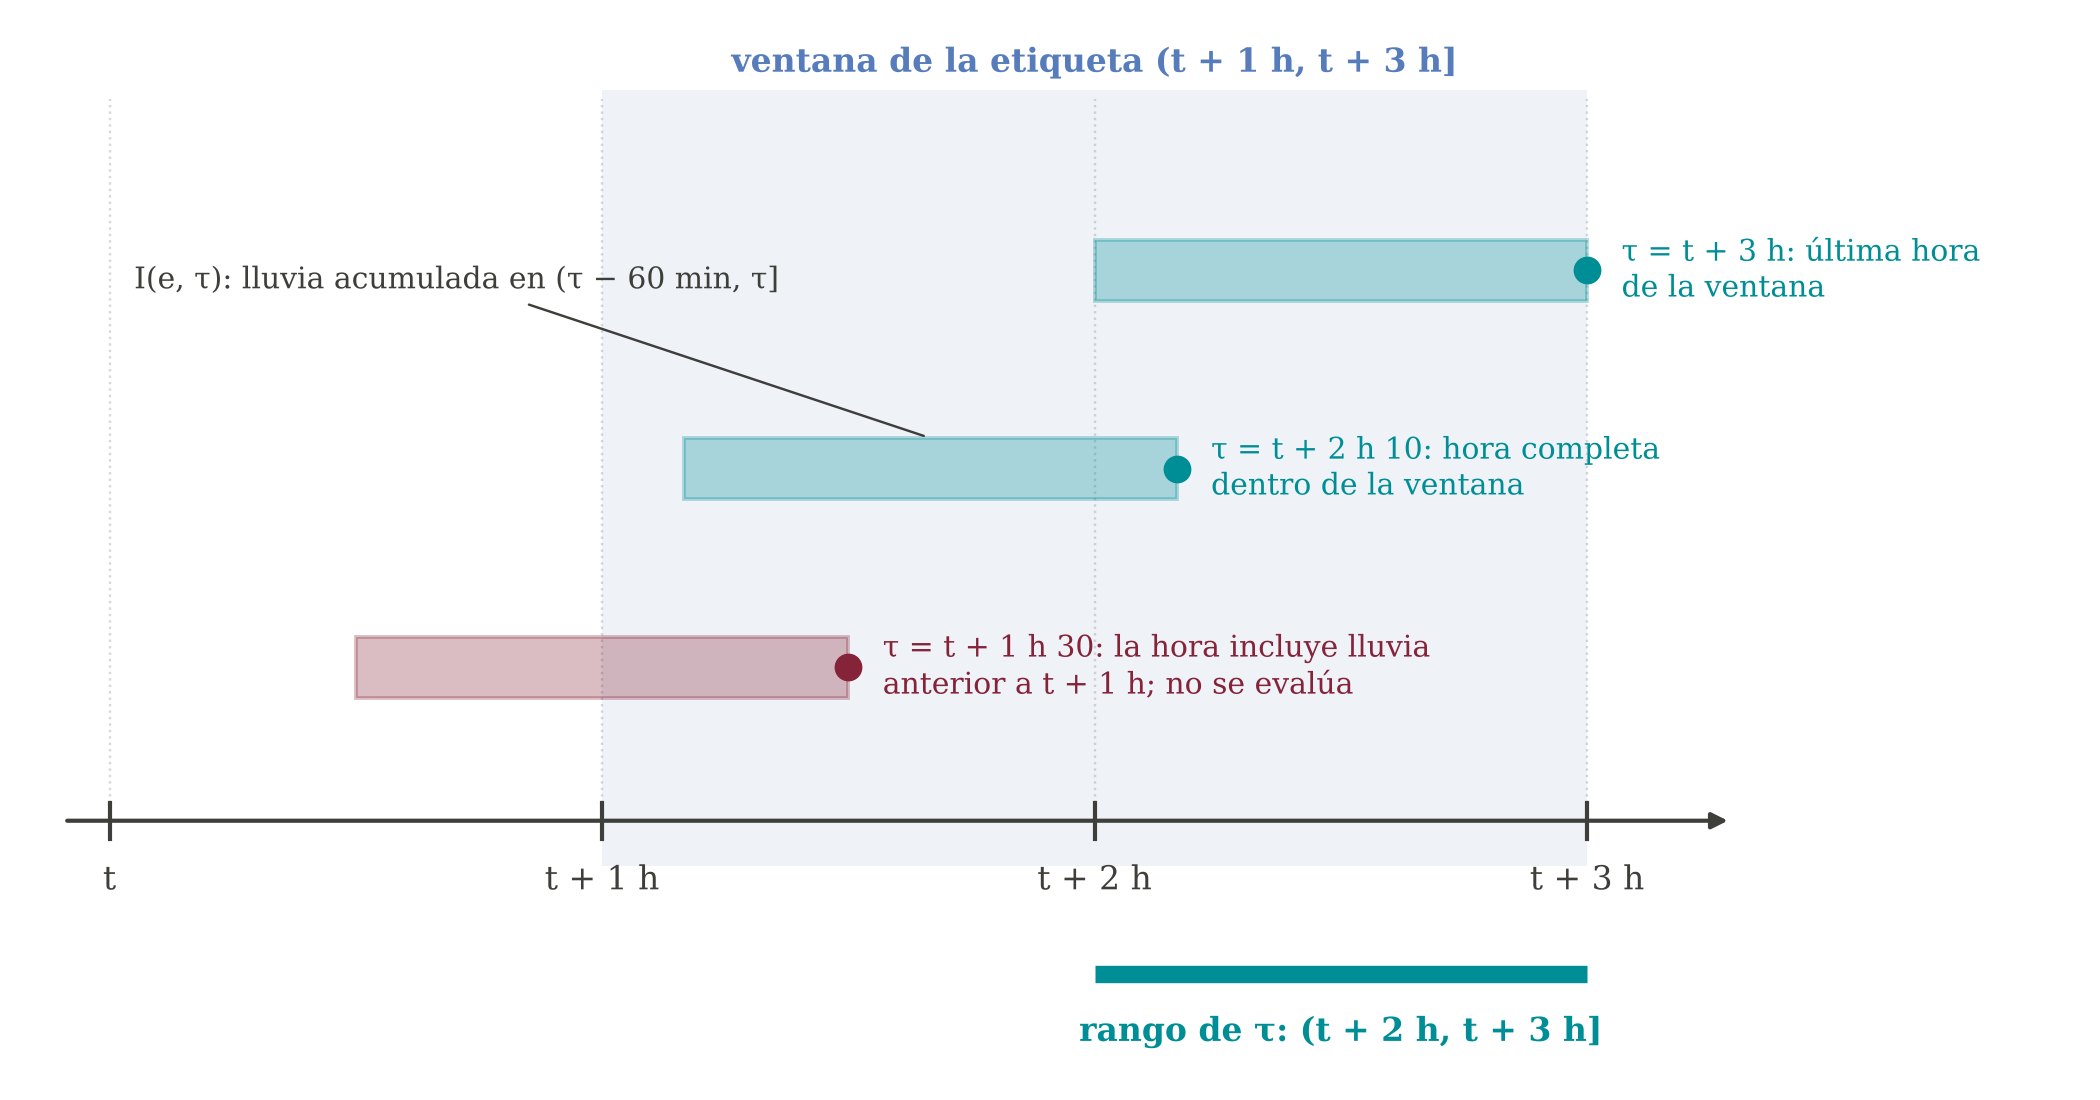

Here is the Python script that generated this plot:
"""Figura 3.3. Ventana de la etiqueta (t + 1 h, t + 3 h] y rango de τ (esquema)."""
from pathlib import Path; import sys
RAIZ = Path(__file__).resolve().parents[1]
sys.path.insert(0, str(RAIZ / "src"))
SALIDA = Path(__file__).with_suffix(".png")
import matplotlib.pyplot as plt
from matplotlib.patches import Rectangle
from paleta import PALETA, ROL
plt.rcParams.update({"font.family":"DejaVu Serif","font.size":9.5})
K=ROL["linea_ref"]; OK=PALETA["wwu-green"]; NO=ROL["positivo"]; W=ROL["serie"]
fig,ax=plt.subplots(figsize=(8.4,4.4)); ax.set_xlim(-0.15,3.95); ax.set_ylim(-1.35,4.35); ax.axis("off")
ax.add_patch(Rectangle((1,-0.25),2,4.3,fc=W,alpha=0.09,ec="none"))
ax.text(2,4.15,"ventana de la etiqueta (t + 1 h, t + 3 h]",ha="center",color=W,fontsize=9.5,fontweight="bold")
ax.annotate("",xy=(3.3,0),xytext=(-0.1,0),arrowprops=dict(arrowstyle="-|>",color=K,lw=1.2))
for x,l in [(0,"t"),(1,"t + 1 h"),(2,"t + 2 h"),(3,"t + 3 h")]:
    ax.plot([x,x],[-0.1,0.1],color=K,lw=1.2); ax.text(x,-0.38,l,ha="center",fontsize=9.5,color=K)
    ax.plot([x,x],[0.1,4.0],color="#d9d9d9",lw=0.7,ls=":",zorder=0)
ax.plot([2,3],[-0.85,-0.85],color=OK,lw=5,solid_capstyle="butt")
ax.text(2.5,-1.22,"rango de τ: (t + 2 h, t + 3 h]",ha="center",color=OK,fontsize=9.5,fontweight="bold")
C=[(1.5,NO,"τ = t + 1 h 30: la hora incluye lluvia\nanterior a t + 1 h; no se evalúa"),
   (2+1/6,OK,"τ = t + 2 h 10: hora completa\ndentro de la ventana"),
   (3.0,OK,"τ = t + 3 h: última hora\nde la ventana")]
for i,(tau,col,lab) in enumerate(C):
    y=0.85+i*1.1
    ax.add_patch(Rectangle((tau-1,y-0.17),1,0.34,fc=col,alpha=0.30,ec=col,lw=1.1))
    ax.plot(tau,y,"o",color=col,ms=7,zorder=5)
    ax.text(tau+0.07,y,lab,va="center",fontsize=8.6,color=col)
ax.annotate("I(e, τ): lluvia acumulada en (τ − 60 min, τ]",xy=(2+1/6-0.5,1.95+0.17),xytext=(0.05,2.95),
            fontsize=8.6,color=K,arrowprops=dict(arrowstyle="-",color=K,lw=0.7))
fig.tight_layout(); fig.savefig(SALIDA,dpi=250)
print("ok", SALIDA.name)
